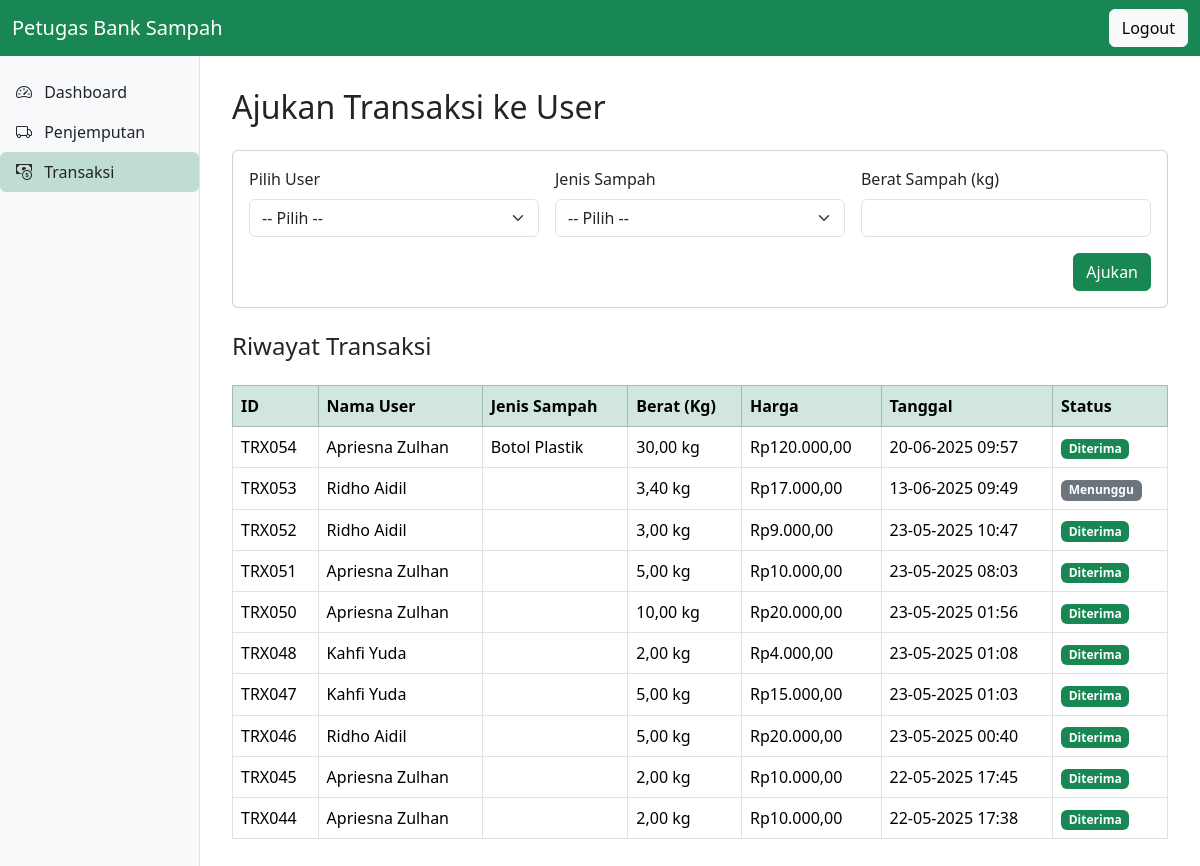
Page /petugas/petugas_transaksi.php (signed in) on the committed database.
### tables this page shows
CREATE TABLE `transaksi` (
  `id_transaksi` int(10) UNSIGNED NOT NULL,
  `id_petugas` int(10) UNSIGNED NOT NULL,
  `id_user` int(10) UNSIGNED NOT NULL,
  `id_sampah` int(10) UNSIGNED NOT NULL,
  `nama_sampah` varchar(100) DEFAULT NULL,
  `jumlah` decimal(10,2) DEFAULT NULL,
  `harga` decimal(10,2) DEFAULT NULL,
  `tanggal` datetime DEFAULT NULL,
  `status` enum('menunggu','diterima','ditolak') NOT NULL DEFAULT 'menunggu'
);

CREATE TABLE `user` (
  `id_user` int(10) UNSIGNED NOT NULL,
  `nama_user` varchar(75) DEFAULT NULL,
  `username` varchar(50) DEFAULT NULL,
  `password` varchar(255) NOT NULL,
  `no_hp` varchar(20) NOT NULL,
  `email` varchar(75) DEFAULT NULL,
  `alamat` varchar(255) DEFAULT NULL,
  `role` enum('user') DEFAULT NULL
);

### petugas/petugas_transaksi.php (the view, shortened to what this page needs)
<?php
require_once '../config/db.php';
$id_petugas = $_SESSION['user_id'];
$query = $conn->prepare("SELECT id_petugas FROM petugas WHERE id_petugas = ?");
$query->bind_param("s", $id_petugas);
$query->execute();
$result = $query->get_result();
$data = $result->fetch_assoc();
$id_petugas = $data['id_petugas'] ?? 0;
$riwayat = $conn->prepare("
    SELECT t.*, u.nama_user
    FROM transaksi t
    JOIN user u ON t.id_user = u.id_user
    WHERE t.id_petugas = ?
    ORDER BY t.tanggal DESC
");
$riwayat->bind_param("i", $id_petugas);
$riwayat->execute();
$riwayat_result = $riwayat->get_result();
?>
<!DOCTYPE html>
<html lang="id">
    <head>
        <link href="https://cdn.jsdelivr.net/npm/bootstrap@5.3.3/dist/css/bootstrap.min.css" rel="stylesheet">
        <link href="https://cdn.jsdelivr.net/npm/bootstrap-icons@1.10.5/font/bootstrap-icons.css" rel="stylesheet">
        <link href="../assets/css/petugas.css" rel="stylesheet">
    </head>
    <body>
        <nav class="navbar navbar-expand-lg navbar-dark bg-success fixed-top">
            <div class="container-fluid">
                <a class="navbar-brand" href="#">Petugas Bank Sampah</a>
                <div class="d-flex">
                    <a href="../auth/logout.php" class="btn btn-light">Logout</a>
                </div>
            </div>
        </nav>
        <div class="custom-sidebar">
            <ul class="nav flex-column">
                <li class="nav-item">
                    <a class="nav-link text-dark px-3 py-2" href="petugas_dashboard.php">
                        <i class="bi bi-speedometer2 me-2"></i> Dashboard
                    </a>
                </li>
                <li class="nav-item">
                    <a class="nav-link text-dark px-3 py-2" href="petugas_penjemputan.php">
                        <i class="bi bi-truck me-2"></i> Penjemputan
                    </a>
                </li>
                <li class="nav-item">
                    <a class="nav-link active text-dark bg-success bg-opacity-25 rounded px-3 py-2" href="petugas_transaksi.php">
                        <i class="bi bi-cash-coin me-2"></i> Transaksi
                    </a>
                </li>
            </ul>
        </div>
        <main class="main-content">
            <h2 class="mb-4">Ajukan Transaksi ke User</h2>
            <div class="card mb-4">
                <div class="card-body">
                    <form method="POST" class="row g-3">
                        <div class="col-md-4">
                            <label for="id_user" class="form-label">Pilih User</label>
                            <select class="form-select" id="id_user" name="id_user" required>
                                <option value="">-- Pilih --</option>
                            </select>
                        </div>
                        <div class="col-md-4">
                            <label for="id_sampah" class="form-label">Jenis Sampah</label>
                            <select class="form-select" id="id_sampah" name="id_sampah" required>
                                <option value="">-- Pilih --</option>
                            </select>
                        </div>
                       <div class="col-md-4">
                            <label for="jumlah" class="form-label">Berat Sampah (kg)</label>
                            <input type="number" min="0.01" step="0.01" class="form-control" name="jumlah" required>
                        </div>
                        <div class="col-12 d-flex justify-content-end">
                            <button type="submit" class="btn btn-success">Ajukan</button>
                        </div>
                    </form>
                </div>
            </div>
            <h4>Riwayat Transaksi</h4>
            <div class="table-responsive">
                <table class="table table-bordered mt-3">
                    <thead class="table-success">
                        <tr>
                            <th>ID</th>
                            <th>Nama User</th>
                            <th>Jenis Sampah</th>
                            <th>Berat (Kg)</th>
                            <th>Harga</th>
                            <th>Tanggal</th>
                            <th>Status</th>
                        </tr>
                    </thead>
                    <tbody>
                        <?php if ($riwayat_result->num_rows > 0):
                            while ($row = $riwayat_result->fetch_assoc()):
                                $badge = $row['status'] === 'diterima' ? 'success' : ($row['status'] === 'ditolak' ? 'danger' : 'secondary');
                        ?>
                            <tr>
                                <td>TRX<?= str_pad($row['id_transaksi'], 3, '0', STR_PAD_LEFT) ?></td>
                                <td><?= htmlspecialchars($row['nama_user']) ?></td>
                                <td><?= htmlspecialchars($row['nama_sampah']) ?></td>
                                <td><?= number_format($row['jumlah'], 2, ',', '.') ?> kg</td>
                                <td>Rp<?= number_format($row['jumlah'] * $row['harga'], 2, ',', '.') ?></td>
                                <td><?= date('d-m-Y H:i', strtotime($row['tanggal'])) ?></td>
                                <td><span class="badge bg-<?= $badge ?>"><?= ucfirst($row['status']) ?></span></td>
                            </tr>
                        <?php endwhile; else: ?>
                            <tr><td colspan="7" class="text-center">Belum ada transaksi.</td></tr>
                        <?php endif; ?>
                    </tbody>
                </table>
            </div>
        </main>
    </body>
</html>

### assets/css/petugas.css (style rules this page uses)
body { padding-top: 56px; overflow-x: hidden; }
.custom-sidebar { background-color: #f8f9fa; border-right: 1px solid #dee2e6; position: fixed; top: 56px; bottom: 0; left: 0; width: 200px; padding-top: 1rem; }
.main-content { margin-left: 200px; padding: 2rem; }
.table-responsive { overflow-x: auto; }

### rows in the picture
transaksi: id_transaksi "054", id_user.nama_user "Apriesna Zulhan", nama_sampah "Botol Plastik", jumlah "30,00", $row['jumlah'] * $row['harga'] "120.000,00", tanggal "20-06-2025 09:57", status "Diterima"
transaksi: id_transaksi "053", id_user.nama_user "Ridho Aidil", jumlah "3,40", $row['jumlah'] * $row['harga'] "17.000,00", tanggal "13-06-2025 09:49", status "Menunggu"
transaksi: id_transaksi "052", id_user.nama_user "Ridho Aidil", jumlah "3,00", $row['jumlah'] * $row['harga'] "9.000,00", tanggal "23-05-2025 10:47", status "Diterima"
transaksi: id_transaksi "051", id_user.nama_user "Apriesna Zulhan", jumlah "5,00", $row['jumlah'] * $row['harga'] "10.000,00", tanggal "23-05-2025 08:03", status "Diterima"
transaksi: id_transaksi "050", id_user.nama_user "Apriesna Zulhan", jumlah "10,00", $row['jumlah'] * $row['harga'] "20.000,00", tanggal "23-05-2025 01:56", status "Diterima"
transaksi: id_transaksi "048", id_user.nama_user "Kahfi Yuda", jumlah "2,00", $row['jumlah'] * $row['harga'] "4.000,00", tanggal "23-05-2025 01:08", status "Diterima"
transaksi: id_transaksi "047", id_user.nama_user "Kahfi Yuda", jumlah "5,00", $row['jumlah'] * $row['harga'] "15.000,00", tanggal "23-05-2025 01:03", status "Diterima"
transaksi: id_transaksi "046", id_user.nama_user "Ridho Aidil", jumlah "5,00", $row['jumlah'] * $row['harga'] "20.000,00", tanggal "23-05-2025 00:40", status "Diterima"
transaksi: id_transaksi "045", id_user.nama_user "Apriesna Zulhan", jumlah "2,00", $row['jumlah'] * $row['harga'] "10.000,00", tanggal "22-05-2025 17:45", status "Diterima"
transaksi: id_transaksi "044", id_user.nama_user "Apriesna Zulhan", jumlah "2,00", $row['jumlah'] * $row['harga'] "10.000,00", tanggal "22-05-2025 17:38", status "Diterima"
